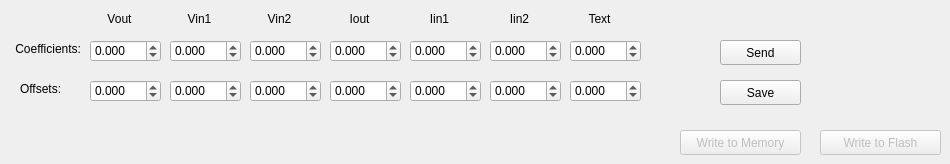
        <widget class="QWidget" name="linearCoefficientsTab">
         <property name="toolTip">
          <string>Linear Coeffs Tab: The coefficients and offsets related to Voltage, Current, and Temperature for an End Device.</string>
         </property>
         <attribute name="title">
          <string>Linear Coeffs.</string>
         </attribute>
         <widget class="QLabel" name="linearCoeffsLinearCoefficientsRowLabel">
          <property name="geometry">
           <rect>
            <x>10</x>
            <y>40</y>
            <width>71</width>
            <height>17</height>
           </rect>
          </property>
          <property name="toolTip">
           <string>The coefficients row for 7 ADC values of interest.</string>
          </property>
          <property name="text">
           <string>Coefficients:</string>
          </property>
          <property name="alignment">
           <set>Qt::AlignRight|Qt::AlignTrailing|Qt::AlignVCenter</set>
          </property>
         </widget>
         <widget class="QLabel" name="linearCoeffsVOutColumnLabel">
          <property name="geometry">
           <rect>
            <x>90</x>
            <y>10</y>
            <width>59</width>
            <height>17</height>
           </rect>
          </property>
          <property name="toolTip">
           <string>The Column for Vout Coefficients and Offsets.</string>
          </property>
          <property name="text">
           <string>Vout</string>
          </property>
          <property name="alignment">
           <set>Qt::AlignCenter</set>
          </property>
         </widget>
         <widget class="QLabel" name="linearCoeffsVIn1ColumnLabel">
          <property name="geometry">
           <rect>
            <x>170</x>
            <y>10</y>
            <width>59</width>
            <height>17</height>
           </rect>
          </property>
          <property name="toolTip">
           <string>The column for Vin1 Coefficients and offsets.</string>
          </property>
          <property name="text">
           <string>Vin1</string>
          </property>
          <property name="alignment">
           <set>Qt::AlignCenter</set>
          </property>
         </widget>
         <widget class="QLabel" name="linearCoeffsVIn2ColumnLabel">
          <property name="geometry">
           <rect>
            <x>250</x>
            <y>10</y>
            <width>59</width>
            <height>17</height>
           </rect>
          </property>
          <property name="toolTip">
           <string>The column for Vin2 Coefficients and Offsets</string>
          </property>
          <property name="text">
           <string>Vin2</string>
          </property>
          <property name="alignment">
           <set>Qt::AlignCenter</set>
          </property>
         </widget>
         <widget class="QLabel" name="linearCoeffsIOutColumnLabel">
          <property name="geometry">
           <rect>
            <x>330</x>
            <y>10</y>
            <width>59</width>
            <height>17</height>
           </rect>
          </property>
          <property name="toolTip">
           <string>The column for Iout Coefficients and Offsets</string>
          </property>
          <property name="text">
           <string>Iout</string>
          </property>
          <property name="alignment">
           <set>Qt::AlignCenter</set>
          </property>
         </widget>
         <widget class="QLabel" name="linearCoeffsIIn1ColumnLabel">
          <property name="geometry">
           <rect>
            <x>410</x>
            <y>10</y>
            <width>59</width>
            <height>17</height>
           </rect>
          </property>
          <property name="toolTip">
           <string>The column for Iin1 Coefficients and Offsets.</string>
          </property>
          <property name="layoutDirection">
           <enum>Qt::LeftToRight</enum>
          </property>
          <property name="text">
           <string>Iin1</string>
          </property>
          <property name="alignment">
           <set>Qt::AlignCenter</set>
          </property>
         </widget>
         <widget class="QLabel" name="linearCoeffsIIn2ColumnLabel">
          <property name="geometry">
           <rect>
            <x>490</x>
            <y>10</y>
            <width>59</width>
            <height>17</height>
           </rect>
          </property>
          <property name="toolTip">
           <string>The column for Iin2 Coefficients and Offsets.</string>
          </property>
          <property name="text">
           <string>Iin2</string>
          </property>
          <property name="alignment">
           <set>Qt::AlignCenter</set>
          </property>
         </widget>
         <widget class="QLabel" name="linearCoeffsTextColumnLabel">
          <property name="geometry">
           <rect>
            <x>570</x>
            <y>10</y>
            <width>59</width>
            <height>17</height>
           </rect>
          </property>
          <property name="toolTip">
           <string>The column for external termperature Coefficients and Offsets</string>
          </property>
          <property name="text">
           <string>Text</string>
          </property>
          <property name="alignment">
           <set>Qt::AlignCenter</set>
          </property>
         </widget>
         <widget class="QPushButton" name="pushButton_5">
          <property name="enabled">
           <bool>false</bool>
          </property>
          <property name="geometry">
           <rect>
            <x>680</x>
            <y>130</y>
            <width>121</width>
            <height>25</height>
           </rect>
          </property>
          <property name="text">
           <string>Write to Memory</string>
          </property>
         </widget>
         <widget class="QPushButton" name="pushButton_6">
          <property name="enabled">
           <bool>false</bool>
          </property>
          <property name="geometry">
           <rect>
            <x>820</x>
            <y>130</y>
            <width>121</width>
            <height>25</height>
           </rect>
          </property>
          <property name="text">
           <string>Write to Flash</string>
          </property>
         </widget>
         <widget class="QPushButton" name="linearCoeffsSendPushButton">
          <property name="geometry">
           <rect>
            <x>720</x>
            <y>40</y>
            <width>81</width>
            <height>25</height>
           </rect>
          </property>
          <property name="text">
           <string>Send</string>
          </property>
         </widget>
         <widget class="QPushButton" name="linearCoeffsSavePushButton">
          <property name="geometry">
           <rect>
            <x>720</x>
            <y>80</y>
            <width>81</width>
            <height>25</height>
           </rect>
          </property>
          <property name="text">
           <string>Save</string>
          </property>
         </widget>
         <widget class="QDoubleSpinBox" name="linearCoeffsVOutCoefficientDoubleSpinBox">
          <property name="geometry">
           <rect>
            <x>90</x>
            <y>40</y>
            <width>71</width>
            <height>22</height>
           </rect>
          </property>
          <property name="toolTip">
           <string>s * 10  f&lt;XXXX&gt;, where XXXX is the float value for the coefficient.</string>
          </property>
          <property name="decimals">
           <number>3</number>
          </property>
          <property name="minimum">
           <double>-10000.000000000000000</double>
          </property>
          <property name="maximum">
           <double>10000.000000000000000</double>
          </property>
          <property name="singleStep">
           <double>0.500000000000000</double>
          </property>
         </widget>
         <widget class="QDoubleSpinBox" name="linearCoeffsVOutOffsetDoubleSpinBox">
          <property name="geometry">
           <rect>
            <x>90</x>
            <y>80</y>
            <width>71</width>
            <height>22</height>
           </rect>
          </property>
          <property name="toolTip">
           <string>s * 11 f&lt;XXXX&gt;, where XXXX is the float value for the coefficient.</string>
          </property>
          <property name="decimals">
           <number>3</number>
          </property>
          <property name="minimum">
           <double>-10000.000000000000000</double>
          </property>
          <property name="maximum">
           <double>10000.000000000000000</double>
          </property>
          <property name="singleStep">
           <double>0.500000000000000</double>
          </property>
         </widget>
         <widget class="QDoubleSpinBox" name="linearCoeffsVIn1CoefficientDoubleSpinBox">
          <property name="geometry">
           <rect>
            <x>170</x>
            <y>40</y>
            <width>71</width>
            <height>22</height>
           </rect>
          </property>
          <property name="toolTip">
           <string>s * 12 f&lt;XXXX&gt;, where XXXX is the float value for the coefficient.</string>
          </property>
          <property name="decimals">
           <number>3</number>
          </property>
          <property name="minimum">
           <double>-10000.000000000000000</double>
          </property>
          <property name="maximum">
           <double>10000.000000000000000</double>
          </property>
          <property name="singleStep">
           <double>0.500000000000000</double>
          </property>
         </widget>
         <widget class="QDoubleSpinBox" name="linearCoeffsVIn1OffsetDoubleSpinBox">
          <property name="geometry">
           <rect>
            <x>170</x>
            <y>80</y>
            <width>71</width>
            <height>22</height>
           </rect>
          </property>
          <property name="toolTip">
           <string>s * 13 f&lt;XXXX&gt;, where XXXX is the float value for the coefficient.</string>
          </property>
          <property name="decimals">
           <number>3</number>
          </property>
          <property name="minimum">
           <double>-10000.000000000000000</double>
          </property>
          <property name="maximum">
           <double>10000.000000000000000</double>
          </property>
          <property name="singleStep">
           <double>0.500000000000000</double>
          </property>
         </widget>
         <widget class="QDoubleSpinBox" name="linearCoeffsVIn2CoefficientDoubleSpinBox">
          <property name="geometry">
           <rect>
            <x>250</x>
            <y>40</y>
            <width>71</width>
            <height>22</height>
           </rect>
          </property>
          <property name="toolTip">
           <string>s * 16 f&lt;XXXX&gt;, where XXXX is the float value for the coefficient.</string>
          </property>
          <property name="decimals">
           <number>3</number>
          </property>
          <property name="minimum">
           <double>-10000.000000000000000</double>
          </property>
          <property name="maximum">
           <double>10000.000000000000000</double>
          </property>
          <property name="singleStep">
           <double>0.500000000000000</double>
          </property>
         </widget>
         <widget class="QDoubleSpinBox" name="linearCoeffsVIn2OffsetDoubleSpinBox">
          <property name="geometry">
           <rect>
            <x>250</x>
            <y>80</y>
            <width>71</width>
            <height>22</height>
           </rect>
          </property>
          <property name="toolTip">
           <string>s * 17 f&lt;XXXX&gt;, where XXXX is the float value for the coefficient.</string>
          </property>
          <property name="decimals">
           <number>3</number>
          </property>
          <property name="minimum">
           <double>-10000.000000000000000</double>
          </property>
          <property name="maximum">
           <double>10000.000000000000000</double>
          </property>
          <property name="singleStep">
           <double>0.500000000000000</double>
          </property>
         </widget>
         <widget class="QDoubleSpinBox" name="linearCoeffsIOutCoefficientDoubleSpinBox">
          <property name="geometry">
           <rect>
            <x>330</x>
            <y>40</y>
            <width>71</width>
            <height>22</height>
           </rect>
          </property>
          <property name="toolTip">
           <string>s * 14 f&lt;XXXX&gt;, where XXXX is the float value for the coefficient.</string>
          </property>
          <property name="decimals">
           <number>3</number>
          </property>
          <property name="minimum">
           <double>-10000.000000000000000</double>
          </property>
          <property name="maximum">
           <double>10000.000000000000000</double>
          </property>
          <property name="singleStep">
           <double>0.500000000000000</double>
          </property>
         </widget>
         <widget class="QDoubleSpinBox" name="linearCoeffsIOutOffsetDoubleSpinBox">
          <property name="geometry">
           <rect>
            <x>330</x>
            <y>80</y>
            <width>71</width>
            <height>22</height>
           </rect>
          </property>
          <property name="toolTip">
           <string>s * 15 f&lt;XXXX&gt;, where XXXX is the float value for the coefficient.</string>
          </property>
          <property name="decimals">
           <number>3</number>
          </property>
          <property name="minimum">
           <double>-10000.000000000000000</double>
          </property>
          <property name="maximum">
           <double>10000.000000000000000</double>
          </property>
          <property name="singleStep">
           <double>0.500000000000000</double>
          </property>
         </widget>
         <widget class="QDoubleSpinBox" name="linearCoeffsIIn1CoefficientDoubleSpinBox">
          <property name="geometry">
           <rect>
            <x>410</x>
            <y>40</y>
            <width>71</width>
            <height>22</height>
           </rect>
          </property>
          <property name="toolTip">
           <string>s * 22 f&lt;XXXX&gt;, where XXXX is the float value for the coefficient.</string>
          </property>
          <property name="decimals">
           <number>3</number>
          </property>
          <property name="minimum">
           <double>-10000.000000000000000</double>
          </property>
          <property name="maximum">
           <double>10000.000000000000000</double>
          </property>
          <property name="singleStep">
           <double>0.500000000000000</double>
          </property>
         </widget>
         <widget class="QDoubleSpinBox" name="linearCoeffsIIn1OffsetDoubleSpinBox">
          <property name="geometry">
           <rect>
            <x>410</x>
            <y>80</y>
            <width>71</width>
            <height>22</height>
           </rect>
          </property>
          <property name="toolTip">
           <string>s * 23 f&lt;XXXX&gt;, where XXXX is the float value for the coefficient.</string>
          </property>
          <property name="decimals">
           <number>3</number>
          </property>
          <property name="minimum">
           <double>-10000.000000000000000</double>
          </property>
          <property name="maximum">
           <double>10000.000000000000000</double>
          </property>
          <property name="singleStep">
           <double>0.500000000000000</double>
          </property>
         </widget>
         <widget class="QDoubleSpinBox" name="linearCoeffsIIn2CoefficientDoubleSpinBox">
          <property name="geometry">
           <rect>
            <x>490</x>
            <y>40</y>
            <width>71</width>
            <height>22</height>
           </rect>
          </property>
          <property name="toolTip">
           <string>s * 20 f&lt;XXXX&gt;, where XXXX is the float value for the coefficient.</string>
          </property>
          <property name="decimals">
           <number>3</number>
          </property>
          <property name="minimum">
           <double>-10000.000000000000000</double>
          </property>
          <property name="maximum">
           <double>10000.000000000000000</double>
          </property>
          <property name="singleStep">
           <double>0.500000000000000</double>
          </property>
         </widget>
         <widget class="QDoubleSpinBox" name="linearCoeffsIIn2OffsetDoubleSpinBox">
          <property name="geometry">
           <rect>
            <x>490</x>
            <y>80</y>
            <width>71</width>
            <height>22</height>
           </rect>
          </property>
          <property name="toolTip">
           <string>s * 21 f&lt;XXXX&gt;, where XXXX is the float value for the coefficient.</string>
          </property>
          <property name="decimals">
           <number>3</number>
          </property>
          <property name="minimum">
           <double>-10000.000000000000000</double>
          </property>
          <property name="maximum">
           <double>10000.000000000000000</double>
          </property>
          <property name="singleStep">
           <double>0.500000000000000</double>
          </property>
         </widget>
         <widget class="QDoubleSpinBox" name="linearCoeffsTextCoefficientDoubleSpinBox">
          <property name="geometry">
           <rect>
            <x>570</x>
            <y>40</y>
            <width>71</width>
            <height>22</height>
           </rect>
          </property>
          <property name="toolTip">
           <string>s * 18 f&lt;XXXX&gt;, where XXXX is the float value for the coefficient.</string>
          </property>
          <property name="decimals">
           <number>3</number>
          </property>
          <property name="minimum">
           <double>-10000.000000000000000</double>
          </property>
          <property name="maximum">
           <double>10000.000000000000000</double>
          </property>
          <property name="singleStep">
           <double>0.500000000000000</double>
          </property>
         </widget>
         <widget class="QDoubleSpinBox" name="linearCoeffsTextOffsetDoubleSpinBox">
          <property name="geometry">
           <rect>
            <x>570</x>
            <y>80</y>
            <width>71</width>
            <height>22</height>
           </rect>
          </property>
          <property name="toolTip">
           <string>s * 19 f&lt;XXXX&gt;, where XXXX is the float value for the coefficient.</string>
          </property>
          <property name="decimals">
           <number>3</number>
          </property>
          <property name="minimum">
           <double>-10000.000000000000000</double>
          </property>
          <property name="maximum">
           <double>10000.000000000000000</double>
          </property>
          <property name="singleStep">
           <double>0.500000000000000</double>
          </property>
         </widget>
         <widget class="QLabel" name="linearCoeffsLinearOffsetsRowLabel">
          <property name="geometry">
           <rect>
            <x>20</x>
            <y>80</y>
            <width>59</width>
            <height>17</height>
           </rect>
          </property>
          <property name="toolTip">
           <string>The Offsets Row for Linear values for Voltage, Current, and Temperature.</string>
          </property>
          <property name="text">
           <string>Offsets:</string>
          </property>
         </widget>
        </widget>
